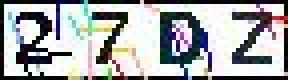
#> input picture imgcode.jpg, 72 x 20 px (shown 4 times larger)
$ python KneighborsModelPrediction.py   (Python 2 division)
#> lines starting #> are read from the running program, lines starting #| are printed output that depends on the picture; after the words box and inside, x2 and y2 are one past the last pixel; in counts of white or black regions, pixels touching at a corner belong together
### binary.py
from PIL import Image,ImageFilter,ImageEnhance
import os

#define binarzingImage class
class BinarizingImage:
	img = Image.Image()
	threshold = 0

	def loadPicture(self, _filePath, _threshold):
		try:
			#gray image
			filePath = _filePath
			self.threshold = _threshold
			self.img = Image.open(_filePath).convert("L")
			self.binarizing()
			self.depoint()
			return self.img
		except IOError as err:
			print err

	def binarizing(self):
		#image load matrix
		pixdata = self.img.load()
		w, h = self.img.size
		for y in range(h):
		    for x in range(w):
		        if pixdata[x, y] < self.threshold:
		            pixdata[x, y] = 0
		        else:
		            pixdata[x, y] = 255
	def depoint(self):   #input: gray image
		#self.img.show()
		pixdata = self.img.load()
		w,h = self.img.size

		threshold = 200
		for x in range(0,w):        #remove outline
			pixdata[x,0] = 255
			pixdata[x,h-1] = 255
		for y in range(0,h):
			pixdata[0,y] = 255
			pixdata[w-1,y] = 255

		# filtering lines
		offsets = [(-1, 0), (-1, -1), (0, -1), (1, -1), (1, 0), (-1, 1), (0, 1), (1, 1)]
		offsets4 = [(-1, 0), (0, -1), (1, 0), (0, 1)]
		for y in range(1, h-1):
	 		for x in range(1, w-1):
	 			if pixdata[x, y] == 0:
		 			count = 0
					for xoffset, yoffset in offsets4:
						xo, yo = x + xoffset, y + yoffset
						if pixdata[xo, yo] == 255:
							count += 1
					if count > 2:
						pixdata[x, y] = 255

		for y in range(1, h-1):
	 		for x in range(1, w-1):
	 			if pixdata[x, y] == 0:
		 			count = 0
					for xoffset, yoffset in offsets:
						xo, yo = x + xoffset, y + yoffset
						if pixdata[xo, yo] == 255:
							count += 1
					if count > 5:
						pixdata[x, y] = 255

		for x in range(w):
			count = 0
			for y in range(h):
				if pixdata[x,y] != 255:
					count += 1
			if count < 2:
				for y in range(h):
					pixdata[x,y] = 255
		#self.img.show()
	    #@Liu
		flags = {}      #indicate point belong to which component
		count = {}      #indicate component's size
		count[1000] = -4    #represent 'white'
		comp = 0        #component number
		label = {}
		for x in range(0,w):        #remove outline
			flags[x,0] = 1000
			flags[x,h-1] = 1000
			count[1000] += 2
		for y in range(0,h):
			flags[0,y] = 1000
			flags[w-1,y] = 1000
			count[1000] += 2
		offsets = [(-1, 0), (-1, -1), (0, -1), (1, -1)]
		# scan component
		for y in range(1, h - 1):
			for x in range(1, w - 1):
				if pixdata[x,y] != 255:
					s = 1000
					l = 1000
					for xoffset, yoffset in offsets:
						xo, yo = x + xoffset, y + yoffset
						s = min(flags[xo, yo], s)
						if flags[xo, yo]<1000 and flags[xo, yo]>s:
							l = flags[xo, yo]
					if s == 1000:
						comp += 1
						flags[x,y] = comp
						count[comp] = 0
					else:
						flags[x,y] = s
						count[flags[x,y]] += 1
						if l != 1000:
							label[l] = s
				else:
					flags[x,y] = 1000
					count[1000] += 1

		# Union equal components from bottom to top
		for y in range(1, h - 1):
			y = h -1 - y
			for x in range(1, w - 1):
				if flags[x,y] in label:
					count[flags[x,y]] -= 1
					flags[x,y] = label[flags[x,y]]
					count[flags[x,y]] += 1

		# delate small component
		for y in range(1, h - 1):
			for x in range(1, w - 1):
				if(count[flags[x,y]]<10):
					pixdata[x,y] = 255


		#self.img=self.img.filter(ImageFilter.ModeFilter)

	#Equal distance splitting
	def equidistanceSegment(self):
		pixdata = self.img.load()
		w, h = self.img.size
		width = w/4
		newImage = []
		for i in range(4):
			newImage.append( self.img.crop((width*i, 0, width*(i+1),h)))
		return newImage

#define a class saving the slitted images
class savingImage:
	val = 0

	# [5 lines left out: function saveImage, not called in this run]

# [10 lines that do not run on import are left out]

### KneighborsModelPrediction.py
import csv
import numpy as np
from PIL import Image
from binary import BinarizingImage
import os

#class extrctFeatures, extract pictures to binary image
class extractFeatures:
	#extract features
	def getBinaryPixel(self, img):
		img = np.array(img)
		row, col = img.shape
		for x in range(row):
			for y in range(col):
				if img[x,y] == 0:
					img[x,y] = 1
				else:
					img[x,y] = 0
		binaryPixel = np.ravel(img)
		return binaryPixel

#class kmeansmodel using to predict
class kmeansModel:
	train_X = np.array([])
	train_y = np.array([])
	test_X = np.array([])

	#load training dataset
	def loadTrainData(self, _train_X, _train_y):
		ifile = open(_train_X, 'rb')
		reader = csv.reader(ifile)
		train_X = []
		for row in reader:
			line = [ float(item) for item in row ]
			train_X.append(line)
		self.train_X = np.array(train_X)
		ifile.close()

		ifile = open(_train_y, 'rb')
		reader = csv.reader(ifile)
		train_y = [ row[0] for row in reader ]
		self.train_y = np.array(train_y)
		ifile.close()

	#load testing image
	def loaddata(self, filePath):
		binary = BinarizingImage()
		img = binary.loadPicture(filePath, 80)

		imgs = binary.equidistanceSegment()
		extract = extractFeatures()
		testdata = []
		for item in imgs:
			line = extract.getBinaryPixel(item).tolist()
			testdata.append(line)
		self.test_X = np.array(testdata)

	#kmeans prediction
	def Kmeanspredict(self):
		row1, col1 = self.test_X.shape
		row2, col2 = self.train_X.shape
		labels = []
		for i in range(row1):
			array1 = self.test_X[i]
			distance = 100
			label = 0
			#calculate the minimum distance between the image and training dataset
			for j in range(row2):
				array2 = self.train_X[j]
				temp = np.subtract(array1, array2)
				new_distance = np.dot(temp, temp) ** 0.5
				if new_distance <= distance:
					distance = new_distance
					label = self.train_y[j]
			labels.append(label)
		print labels[0] + labels[1] + labels[2] + labels[3]
		return labels[0] + labels[1] + labels[2] + labels[3]

#######################
###### Main Call ######
#######################
if __name__ == '__main__':
	filePath = 'imgcode.jpg'
	img = Image.open(filePath)
#> img is the input picture: PIL image 72x20 RGB; mean R, G, B 166.2, 168.5, 170.1
	img.show()
	model = kmeansModel()
	model.loaddata(filePath)
#> in loadPicture, `self.img = Image.open(_filePath).convert("L")`:
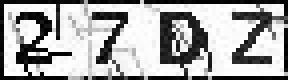
#> self.img: PIL image 72x20 L (shown 4 times larger); min 0, max 255, mean 168
#> in loaddata, `img = binary.loadPicture(filePath, 80)`:
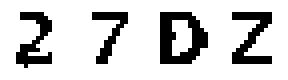
#> img: PIL image 72x20 L (shown 4 times larger); 81.4% white; black in thin lines or dots, all inside (x1, y1, x2, y2) = (4, 3, 68, 17)
#> after the loop in equidistanceSegment, `for i in range(4):`: newImage = 4 items
#> the loop in loaddata, `for item in imgs:` made 4 passes
	model.loadTrainData('traindataX.csv', 'traindatay.csv')
#> (reads traindataX.csv from the repository)
#> (the run stopped early here; a loop or call above may not have finished)
